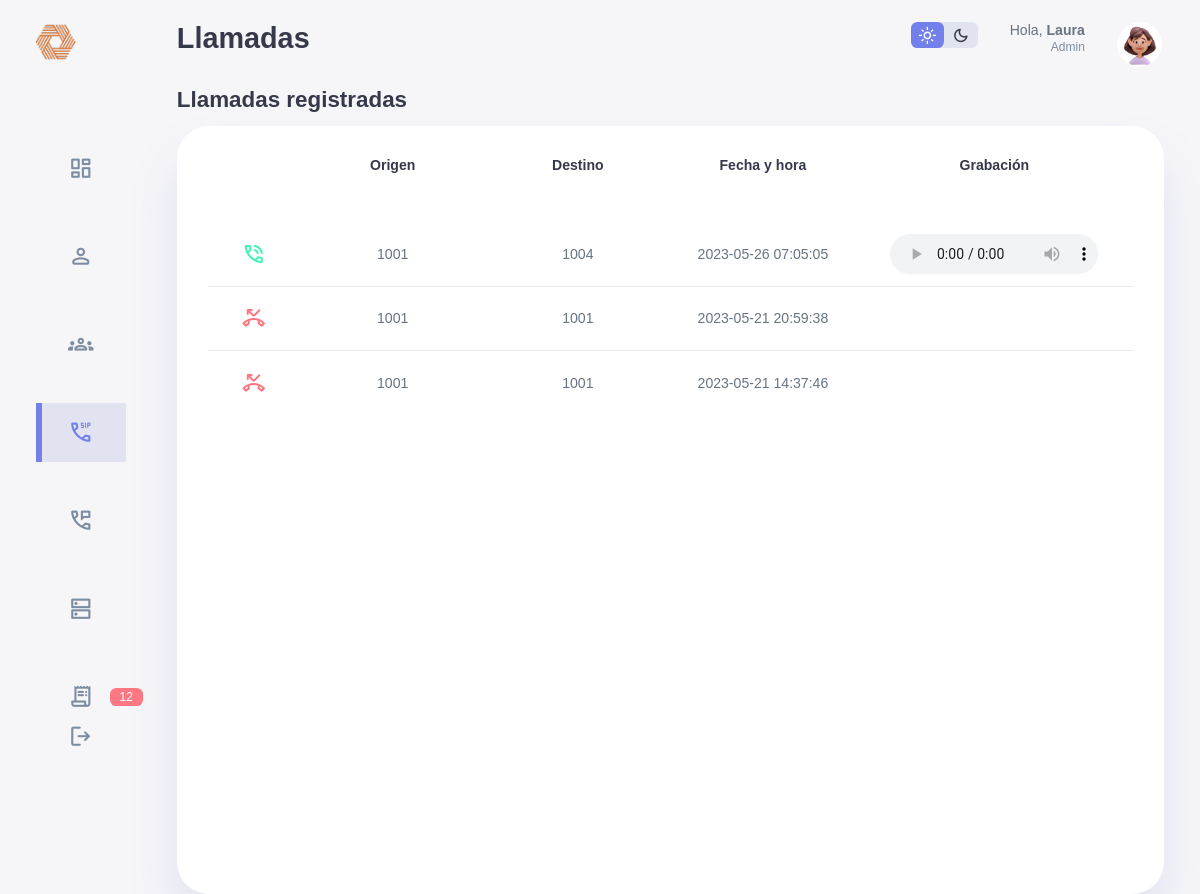
Screenshot of /televoice/llamadas.php with the database file from the repository.
### tables this page shows
CREATE TABLE `cdr` (
  `accountcode` varchar(80) DEFAULT NULL,
  `src` varchar(80) DEFAULT NULL,
  `dst` varchar(80) DEFAULT NULL,
  `dcontext` varchar(80) DEFAULT NULL,
  `clid` varchar(80) DEFAULT NULL,
  `channel` varchar(80) DEFAULT NULL,
  `dstchannel` varchar(80) DEFAULT NULL,
  `lastapp` varchar(80) DEFAULT NULL,
  `lastdata` varchar(80) DEFAULT NULL,
  `answer` datetime DEFAULT NULL,
  `start` datetime NOT NULL,
  `end` datetime DEFAULT NULL,
  `duration` int DEFAULT NULL,
  `billsec` int DEFAULT NULL,
  `disposition` varchar(80) DEFAULT NULL,
  `amaflags` varchar(80) DEFAULT NULL,
  `uniqueid` varchar(80) DEFAULT NULL,
  PRIMARY KEY (`start`)
);

### televoice/llamadas.php (the view, shortened to what this page needs)
<!DOCTYPE html>
<html lang="en">
<head>
    <link rel="stylesheet" href="style.css">
</head>
<body>
    <div class="container" id="ifr">
        <aside>
            <div class="top">
                <div class="logo">
                    <img src="./img/logo.png" alt="" class="logo">
                </div>
            </div>
            <div class="sidebar">
                <a href="./dashboard.php">
                    <span class="material-symbols-rounded">dashboard</span>
                </a>
                <a href="./usuarios.php">
                    <span class="material-symbols-rounded">person</span>
                </a>
                <a href="./departamentos.php">
                    <span class="material-symbols-rounded">groups</span>
                </a>
                <a href="llamadas.php" class="active">
                    <span class="material-symbols-rounded">dialer_sip</span>
                </a>
                <a href="./mensajes_voz.php">
                    <span class="material-symbols-rounded">perm_phone_msg</span>
                </a>
                <a href="./servidores.php">
                    <span class="material-symbols-rounded">dns</span>
                </a>
                <a href="logs.php">
                    <span class="material-symbols-rounded">receipt_long</span>
                    <span class="log-count fwhite">
                        <?php
                            $query = mysqli_query($con, "select * from (select * from logs order by fecha desc limit 50) as cincuenta where nivel like 'ERROR%';") or die("Fallo en la consulta");
                            $num_rows = mysqli_num_rows($query);
                            $num_errors = $num_rows;
                            echo $num_errors;
                        ?>
                    </span>
                </a>
                <a href="cerrar_sesion.php">
                    <span class="material-symbols-rounded">logout</span>
                </a>
            </div>
        </aside>
        <main>
            <h1>Llamadas</h1>
            <div class="ifr">
                <?php
$query = mysqli_query($con,"Select src,left(right(lastdata,7),4) as 'dst',disposition, start,end,duration,uniqueid from cdr where lastapp = 'Dial' order by start desc;") or die("Fallo en la consulta");
$num_rows = mysqli_num_rows($query);
                ?>
                <h2>Llamadas registradas</h2>
                <table class="all-calls">
                    <thead>
                        <tr>
                            <th></th>
                            <th>Origen</th>
                            <th>Destino</th>
                            <th>Fecha y hora</th>
                            <th class="no-ocultar">Grabación</th>
                        </tr>
                    </thead>
                    <tbody>
                            <div class="tbody">
                            <?php
                                for ($i=0; $i < $num_rows ; $i++) {
                                    $row = mysqli_fetch_array($query);
                                    ?>
                                    <tr>
                                        <td>
                                        <?php
                                            if ($row["disposition"] != "ANSWERED") {
                                                ?>
                                                    <span class="material-symbols-rounded danger">phone_missed</span></td>
                                                    <?php
                                            }
                                            else {
                                                ?>
                                                <span class="material-symbols-rounded success">phone_in_talk</span></td>
                                                <?php
                                            }
                                            ?>
                                    <td><?php echo $row["src"];?></td>
                                    <td><?php echo $row["dst"];?></td>
                                    <td><?php echo $row["start"];?></td>
                                    <?php
                                        if ($row["disposition"] != "ANSWERED") {
                                            ?>
                                            <td></td>
                                            <?php
                                        }
                                        else {
                                            ?>
                                            <td class="no-ocultar">
                                                <audio controls>
                                                    <source src="./call_records/<?php echo $row["uniqueid"] ?>.wav-in.wav" type="audio/wav">
                                                </audio>
                                            </td>
                                            <?php
                                        }
                                        ?>
</tr>
<?php
}
?>
                    </div>
                    </tbody>
                </table>
            </div>
        </main>
        <div class="right" id="ifr">
            <div class="top">
                <div class="theme-toggle">
                    <span class="material-symbols-rounded active">light_mode</span>
                        <span class="material-symbols-rounded">dark_mode</span>
                </div>
                <div class="profile">
                    <div class="info">
                        <p>Hola, <b>Laura</b></p>
                        <small class="text-muted">Admin</small>
                    </div>
                    <div class="profile-photo">
                        <img src="./img/profile.jpg" alt="">
                    </div>
                </div>
            </div>
        </div>
    </div>
</body>
</html>

### rows the page displays
cdr: disposition "ANSWERED" (drawn), src "1001", dst "1004", start "2023-05-26 07:05:05"
cdr: disposition "BUSY" (drawn), src "1001", dst "1001", start "2023-05-21 20:59:38"
cdr: disposition "BUSY" (drawn), src "1001", dst "1001", start "2023-05-21 14:37:46"

### other values shown
$num_errors "12"
